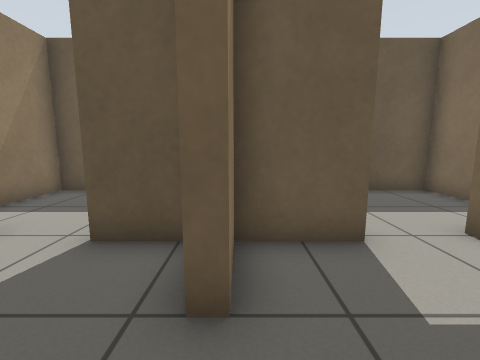
view 1 (above)

13 first-person views from a walk through a Gazebo world. The camera is 0.77 m above the floor, tilts 8° down and sees 90° across. The floor is counted in squares, 0.5 m on a side. Each view is taken from the middle of a square. On the plan, view 1 faces up. The plan holds only what a view shows up to about 13 squares ahead; the rest is blank.

view 2
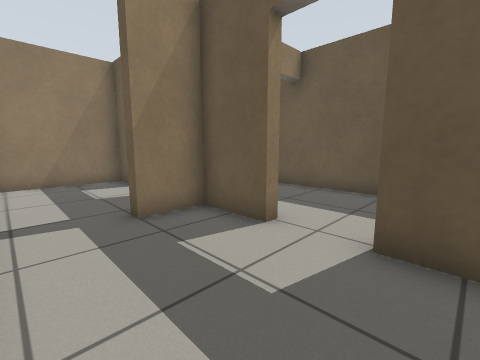

view 3
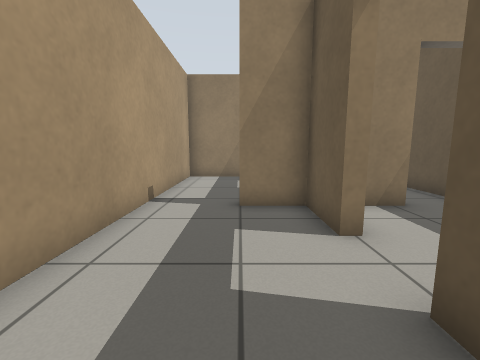

view 4
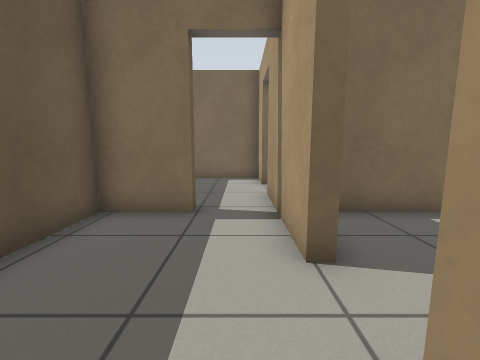

view 5
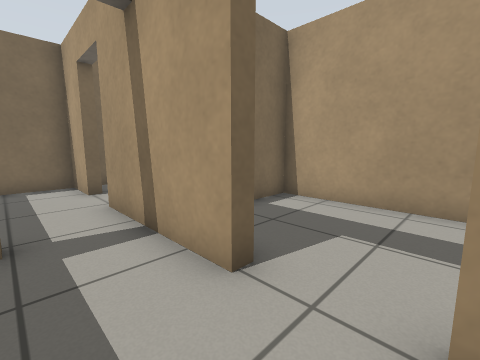

view 6
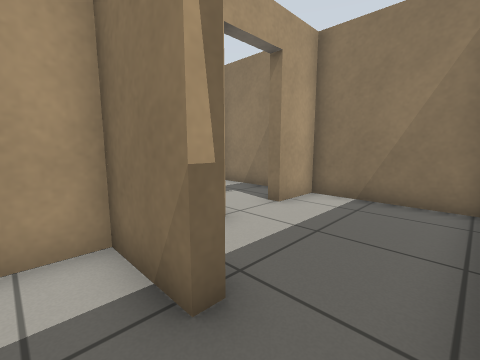

view 7
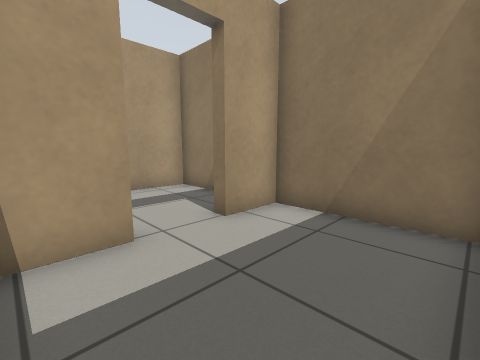

view 8
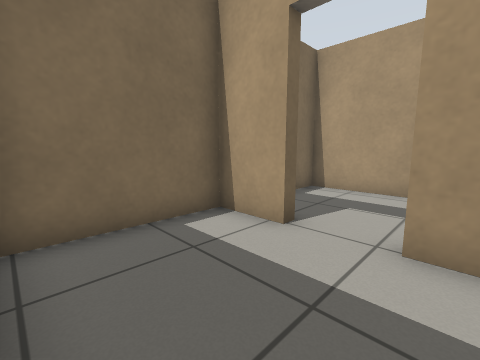

view 9
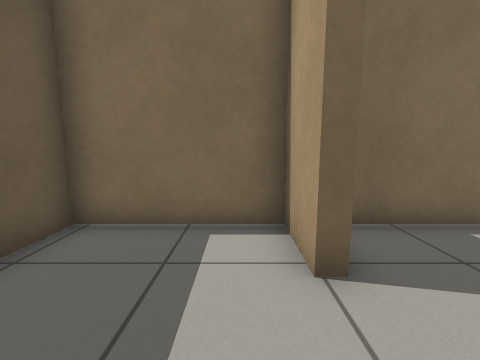

view 10
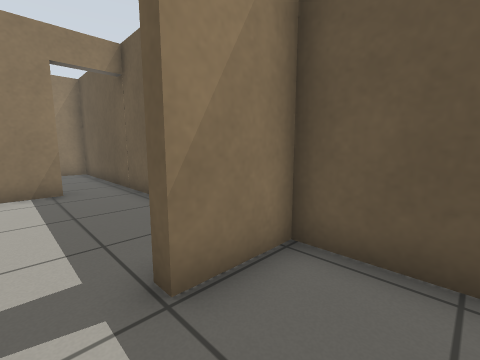

view 11
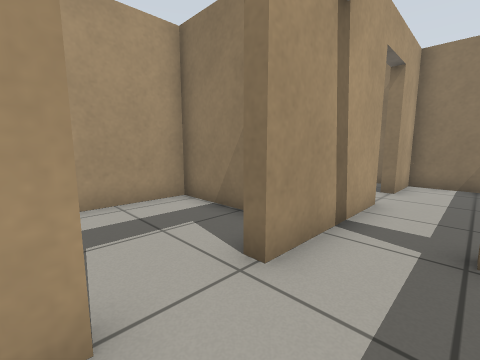

view 12
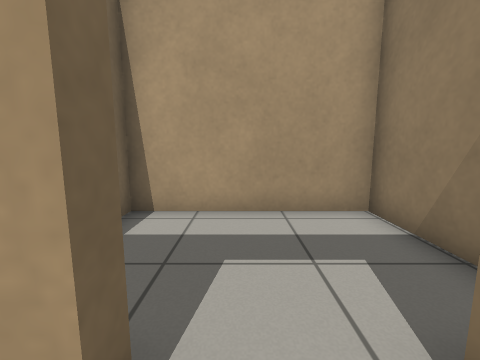

view 13
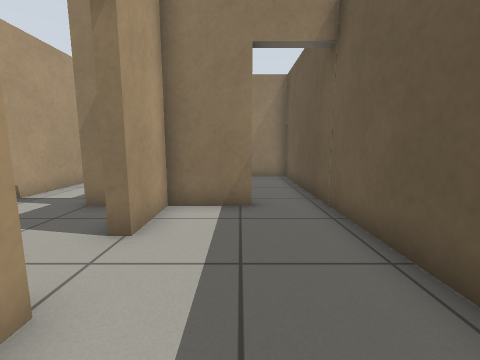

### Floor plan
Points are (right, up) in squares from view 1. A wall is a line through its corners. A room is listed if a view was taken in it or the views show most of it. See-through windows are left out.
Room 1 (view 1)
walls: (-0.1, 2) (-0.5, 2); (-0.9, 3.7) (-2.5, 3.7); (-5.2, 3.7) (-6.3, 3.7) (-6.3, -0.6) (0.6, -0.6)
ways out: opening at (0, 0.5) to room 2; open door at (-3.5, 4) to room 4
Room 2 (views 2, 3)
walls: (2, 3.7) (-0.1, 3.7) (-0.1, 2); (5.1, 3.7) (4, 3.7); (0.6, -0.6) (6.5, -0.6) (6.5, 2.7)
ways out: opening at (0, 0.5) to room 1; open door at (3, 4) to room 3
Room 3 (views 4, 5, 6, 13)
walls: (4, 4.1) (6.9, 4.1); (-0.1, 6.3) (-0.1, 4.1) (2, 4.1); (6.5, 6.1) (6.5, 8.3) (0.1, 8.3)
ways out: open door at (3, 4) to room 2; open door at (0, 7.5) to room 4; open door at (7, 5) to room 5
Room 4 (view 7)
walls: (-2.5, 4.1) (-0.9, 4.1); (0.1, 8.3) (-6.3, 8.3) (-6.3, 4.1) (-4.4, 4.1)
ways out: open door at (-3.5, 4) to room 1; open door at (0, 7.5) to room 3
Room 5 (views 8, 9, 10, 11, 12)
walls: (9.1, 8.3) (6.9, 8.3) (6.9, 6.1); (10.7, 4.1) (12.6, 4.1) (12.6, 8.3) (11.1, 8.3); (6.9, 4.1) (8.6, 4.1)
ways out: open door at (7, 5) to room 3; open door at (9.5, 4) to room 6
Room 6 (no view inside)
walls: (6.9, 2.1) (6.9, -0.6) (12.6, -0.6) (12.6, 3.2)
ways out: open door at (9.5, 4) to room 5

Where each view was taken, in squares from view 1:
view 1: 0 up, 0 right, facing up
view 2: 0 up, 5 right, facing up-left
view 3: 2 up, 6 right, facing left
view 4: 5 up, 1 right, facing right
view 5: 6 up, 2 right, facing down-right
view 6: 8 up, 1 right, facing down-left
view 7: 8 up, 1 left, facing down-left
view 8: 8 up, 8 right, facing down-right
view 9: 5 up, 8 right, facing right
view 10: 5 up, 9 right, facing up-left
view 11: 6 up, 11 right, facing down-left
view 12: 5 up, 10 right, facing down
view 13: 6 up, 6 right, facing left
